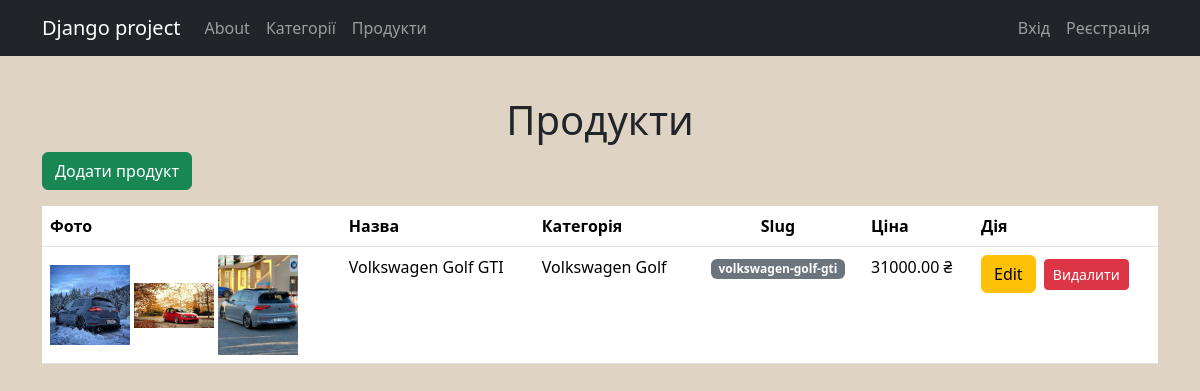
Screenshot of /products/ with the database file from the repository.
### products/models.py (models this page shows, shortened)
class ProductImage(models.Model):
    product = models.ForeignKey(
        Product, on_delete=models.CASCADE, related_name="images",null=True,blank=True
    )
    image = models.ImageField(upload_to="images/")
    priority = models.PositiveIntegerField(default=0, help_text="0 = головне фото")
    created_at = models.DateTimeField(auto_now_add=True)
    class Meta:
        ordering = ["priority", "created_at"]  # головні фото першими

class Product(models.Model):
    category = models.ForeignKey(
        Category, on_delete=models.CASCADE, related_name="products"
    )
    name = models.CharField(max_length=255)
    slug = models.SlugField(max_length=255, null=True, blank=True, unique=True)
    description = models.TextField(blank=True)
    price = models.DecimalField(max_digits=10, decimal_places=2)
    created_at = models.DateTimeField(auto_now_add=True)
    updated_at = models.DateTimeField(auto_now=True)

### categories/models.py (models this page shows, shortened)
class Category(models.Model):
    name = models.CharField(max_length=100)
    slug = models.SlugField(unique=True)
    image = models.ImageField(upload_to='images/', null=True, blank=True)
    created_at = models.DateTimeField(auto_now_add=True)
    updated_at = models.DateTimeField(auto_now=True)

### products/views.py (the view)
# urls.py: path('', views.show_products, name='show_products'),
def show_products(request):
    products = Product.objects.prefetch_related("images").all()
    return render(request, 'products.html', {'products': products})

### products/templates/products.html (shortened to what this page needs)
{% extends "layout.html" %}
{% load static %}
{% block content %}
<h1 class="text-center">Продукти</h1>
<a href="{% url 'products:add_product' %}"
    class="btn btn-success mb-3">Додати продукт</a>
<table class="table">
  <thead>
    <tr>
        <th scope="col">Фото</th>
        <th scope="col">Назва</th>
        <th scope="col">Категорія</th>
        <th class="text-center" scope="col">Slug</th>
        <th scope="col">Ціна</th>
        <th scope="col">Дія</th>
    </tr>
  </thead>
  <tbody>
    {% for product  in products %}
    <tr>
       <td>
          {% with main_image=product.images.all|dictsort:"priority"|first %}
              {% if main_image %}
               {% for item in product.images.all %}
                  <img src="{{ item.image.url }}" width="80" alt="{{ product.name }}" class="product-img">
              {% endfor %}
              {% else %}
                  <img src="{% static 'images/no-image.png' %}" width="80" alt="No image" class="product-img">
              {% endif %}
          {% endwith %}
      </td>
      <td>{{ product.name }}</td>
      <td>{{ product.category.name }}</td>
      <td class="text-center"><span class="badge bg-secondary">{{ product.slug }}</span></td>
      <td class="price">{{ product.price }} ₴</td>
      <td>
         <a href="{% url 'products:edit_product' product.id %}" class="btn btn-warning me-1">Edit</a>
          <button type="button"
                class="btn btn-sm btn-danger"
                data-bs-toggle="modal"
                data-bs-target="#deleteModal"
                data-id="{{ product.id }}"
                data-name="{{ product.name }}">
            Видалити
        </button>
      </td>
    {% endfor %}
  </tbody>
</table>
{% endblock %}

### static/styles.css (style rules this page uses)
body { margin-top: 3rem; background-color: #dfd3c3; }

### rows the page displays
Product: name "Volkswagen Golf GTI", category.name "Volkswagen Golf", slug "volkswagen-golf-gti", price "31000.00"
ProductImage: image (picture)
ProductImage: image (picture)
ProductImage: image (picture)
